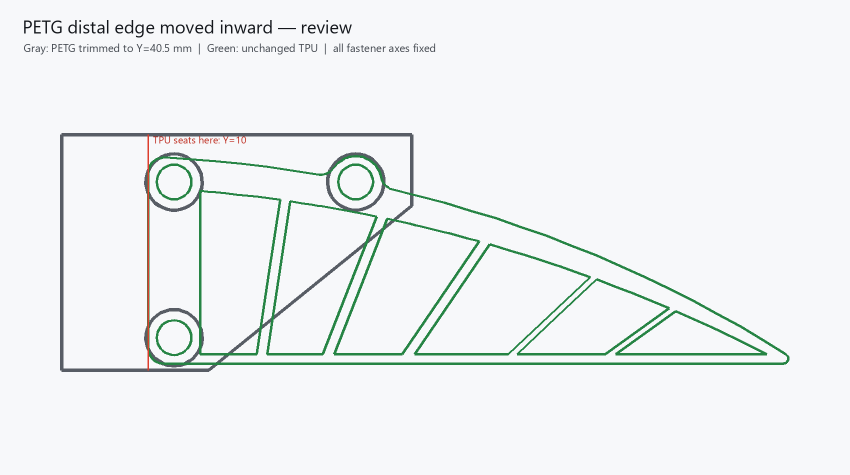
#> input picture artifacts/REVIEW_ONLY_PETG_distal_trim_review.png, 1700 x 950 px, given in place of flakes-macro.mp4, which was not available (shown at 1/2 size)
$ python scan_video_profile_frames.py   (older library calls are emulated)
#> lines starting #> are read from the running program, lines starting #| are printed output that depends on the picture; pictures that were not available may be replaced by others from this repository, and a replacement may not be noted
"""Create sharpness-labelled contact sheets across the full flakes-macro clip."""

from pathlib import Path

import cv2
import numpy as np


VIDEO = Path(r"C:\Users\srini\Downloads\extracted\flakes-macro.mp4")
OUTPUT = Path(
    r"C:\Users\srini\Downloads\extracted\analysis_frames\opencv_geometry\full_scan"
)
SAMPLE_STEP = 15
TILE_SIZE = (384, 216)
GRID = (5, 4)


def sharpness(image):
    gray = cv2.cvtColor(image, cv2.COLOR_BGR2GRAY)
    return float(cv2.Laplacian(gray, cv2.CV_64F).var())


def labelled_tile(frame, frame_id, fps):
    tile = cv2.resize(frame, TILE_SIZE, interpolation=cv2.INTER_AREA)
    cv2.rectangle(tile, (0, 0), (383, 31), (0, 0, 0), -1)
    cv2.putText(
        tile,
        f"f{frame_id:03d}  {frame_id / fps:4.2f}s  sharp {sharpness(frame):.0f}",
        (7, 22),
        cv2.FONT_HERSHEY_SIMPLEX,
        0.55,
        (255, 255, 255),
        1,
        cv2.LINE_AA,
    )
    return tile


def write_pages(tiles):
    columns, rows = GRID
    page_size = columns * rows
    blank = np.zeros((TILE_SIZE[1], TILE_SIZE[0], 3), np.uint8)
    for page_index, start in enumerate(range(0, len(tiles), page_size)):
        page_tiles = tiles[start : start + page_size]
        page_tiles.extend([blank] * (page_size - len(page_tiles)))
        page_rows = []
        for row in range(rows):
            row_tiles = page_tiles[row * columns : (row + 1) * columns]
            page_rows.append(np.hstack(row_tiles))
        cv2.imwrite(str(OUTPUT / f"full_scan_page_{page_index + 1}.png"), np.vstack(page_rows))


def main():
    OUTPUT.mkdir(parents=True, exist_ok=True)
    capture = cv2.VideoCapture(str(VIDEO))
    frame_count = int(capture.get(cv2.CAP_PROP_FRAME_COUNT))
    fps = float(capture.get(cv2.CAP_PROP_FPS))
    sample_ids = list(range(0, frame_count, SAMPLE_STEP))
    if sample_ids[-1] != frame_count - 1:
        sample_ids.append(frame_count - 1)
    tiles = []
    for frame_id in sample_ids:
        capture.set(cv2.CAP_PROP_POS_FRAMES, frame_id)
        ok, frame = capture.read()
        if not ok:
            continue
        tiles.append(labelled_tile(frame, frame_id, fps))
#> this loop made 1 pass
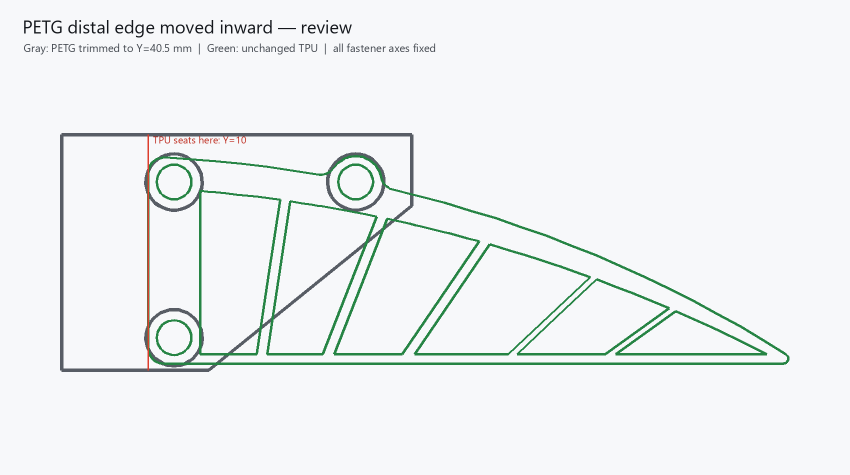
#> input picture artifacts/REVIEW_ONLY_PETG_distal_trim_review.png, 1700 x 950 px, given in place of flakes-macro.mp4, which was not available (shown at 1/2 size)
#> pass 1, in labelled_tile, `tile = cv2.resize(frame, TILE_SIZE, interpolation=cv2.INTER_AREA)`:
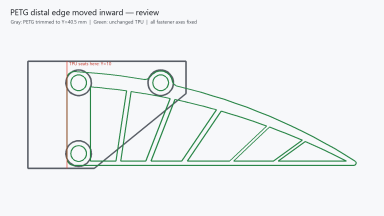
#> tile: shape (216, 384, 3); mean B, G, R 242.5, 242.1, 238.9
#> pass 1, in sharpness, `gray = cv2.cvtColor(image, cv2.COLOR_BGR2GRAY)`:
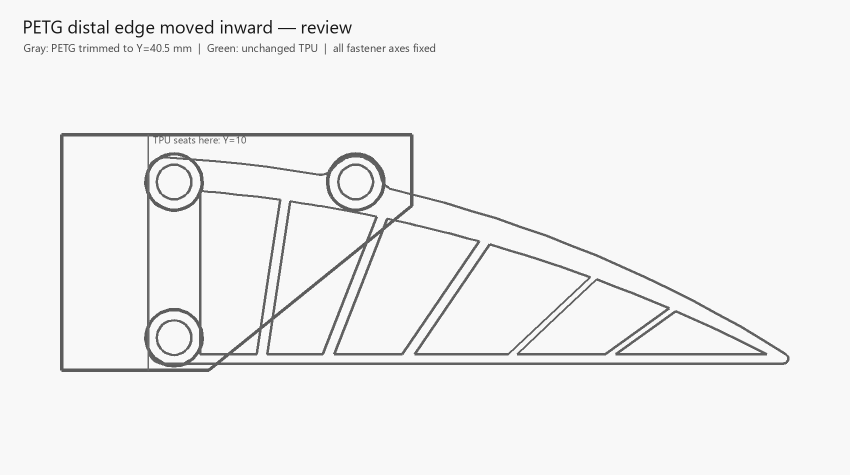
#> gray: shape (950, 1700) (shown at 1/2 size); min 23, max 248, mean 241.2
#> frame is the input picture: shape (950, 1700, 3); mean B, G, R 242.5, 242.1, 238.9
#> after the loop, tiles = 1 item
    capture.release()
    write_pages(tiles)
#> the loop in write_pages, `for page_index, start in enumerate(range(0, len(tiles), page_size)):` made 1 pass
#> (page_index, start) on pass 1: (0, 0)
#> pass 1, in write_pages, `cv2.imwrite(str(OUTPUT / f"full_scan_page_{page_index + 1}.png"), np.v..`:
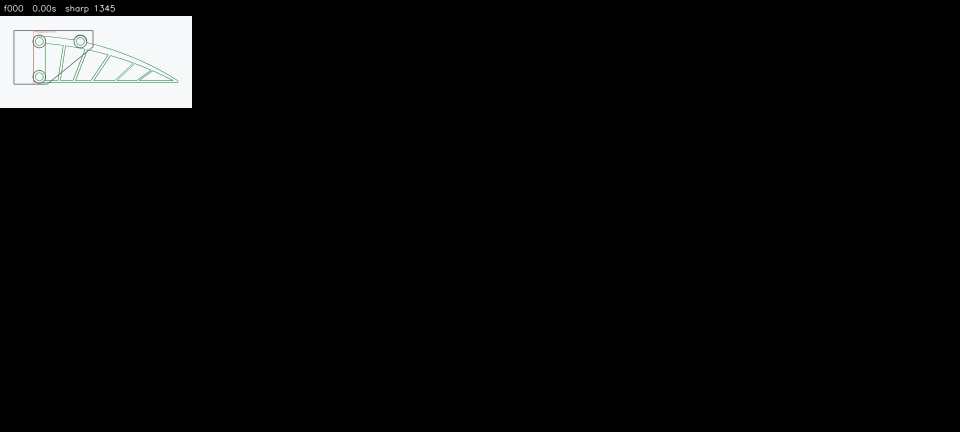
#> saved as full_scan_page_1.png: shape (864, 1920, 3) (shown at 1/2 size); mean B, G, R 10.4, 10.4, 10.2
    print("sampled", len(tiles), "frames", sample_ids)
#| sampled 1 frames [0]


if __name__ == "__main__":
    main()
